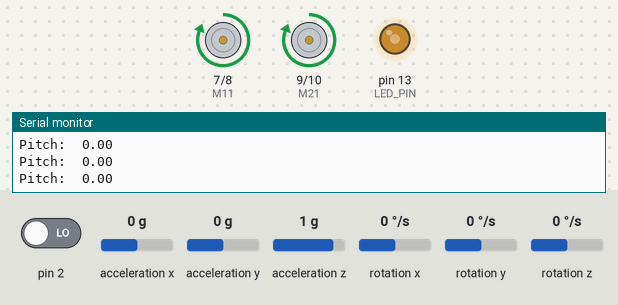
Recording of a sketch running on a simulated Arduino Uno, built with avr-gcc and run on an emulated ATmega328P. On the bench: motor-driver pin pairs drawn as motors (green arrow = first pin HIGH = forward, orange = second pin HIGH = backward, longer = more drive, scaled by the enable pin), output pins drawn as LEDs (lit = HIGH), the last lines printed to the serial monitor. Inputs (shaded band) come from the test bench; at power-on: acceleration x 0 g, acceleration z 1 g, pin 2 LOW, acceleration y 0 g, rotation x 0 °/s, rotation y 0 °/s, rotation z 0 °/s. The sensor or clock chip raises its interrupt line as the real part does.

Above: at 11.7 s.
11.8 s: acceleration x set to 0.8 g
At 12.3 s:
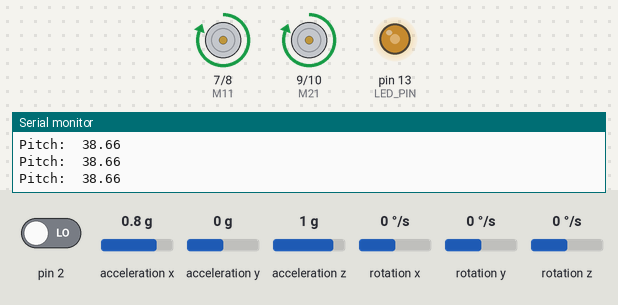
13.3 s: acceleration z set to 0.6 g
At 14.2 s:
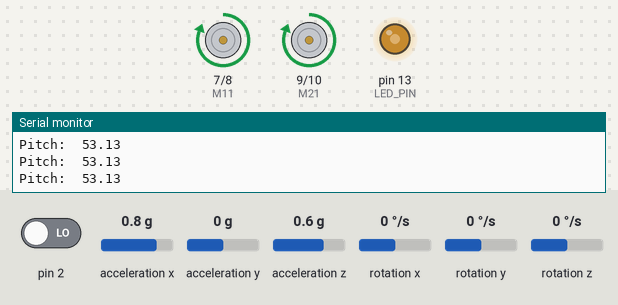
14.8 s: acceleration z set to 0 g
At 16.5 s:
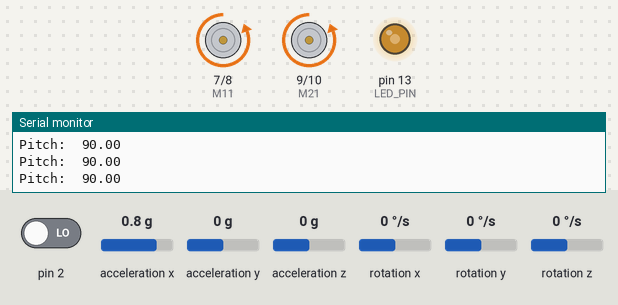
16.8 s: acceleration x set to 0.2 g
18.3 s: acceleration x set to -0.1 g
At 18.6 s:
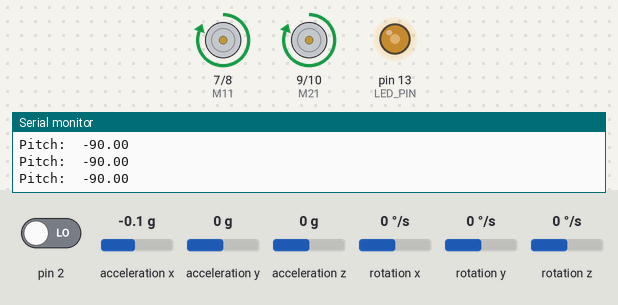
19.8 s: acceleration x set to 1.4 g
Timing chart, 0 to 22.8 s (numbered marks = the images above; inputs shaded):
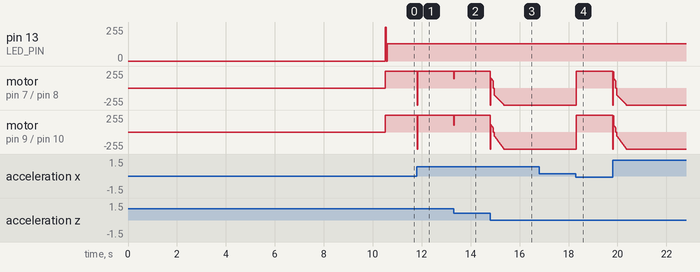

The sketch:

Self_Balancing_Robot.ino
```cpp
// ================================================================
// ===                        LIBRARIES                         ===
// ================================================================


#include "I2Cdev.h"
#include "MPU6050_6Axis_MotionApps20.h"

// Arduino Wire library is required if I2Cdev I2CDEV_ARDUINO_WIRE implementation is used in I2Cdev.h
#if I2CDEV_IMPLEMENTATION == I2CDEV_ARDUINO_WIRE
    #include "Wire.h"
#endif

#include <PID_v1.h>


// ================================================================
// ===                           DMP                            ===
// ================================================================


MPU6050 mpu;  // Default I2C address is 0x68

#define OUTPUT_READABLE_YAWPITCHROLL  // to see the yaw, pitch, roll angles (in degrees) calculated from the quaternions coming from the FIFO

#define LED_PIN 13 // (Arduino is 13, Teensy is 11, Teensy++ is 6)
bool blinkState = false;

// MPU control/status vars
bool dmpReady = false;  // set true if DMP init was successful
uint8_t mpuIntStatus;   // holds actual interrupt status byte from MPU
uint8_t devStatus;      // return status after each device operation (0 = success, !0 = error)
uint16_t packetSize;    // expected DMP packet size (default is 42 bytes)
uint16_t fifoCount;     // count of all bytes currently in FIFO
uint8_t fifoBuffer[64]; // FIFO storage buffer

// orientation/motion vars
Quaternion q;           // [w, x, y, z]         quaternion container
VectorInt16 aa;         // [x, y, z]            accel sensor measurements
VectorInt16 aaReal;     // [x, y, z]            gravity-free accel sensor measurements
VectorInt16 aaWorld;    // [x, y, z]            world-frame accel sensor measurements
VectorFloat gravity;    // [x, y, z]            gravity vector
float euler[3];         // [psi, theta, phi]    Euler angle container
float ypr[3];           // [yaw, pitch, roll]   yaw/pitch/roll container and gravity vector


// ================================================================
// ===               INTERRUPT DETECTION ROUTINE                ===
// ================================================================


volatile bool mpuInterrupt = false;     // indicates whether MPU interrupt pin has gone high
void dmpDataReady() {
    mpuInterrupt = true;
}


// ================================================================
// ===                           PID                            ===
// ================================================================


double Setpoint;
double Input;
double Output;
double Kp=10.5, Ki=70, Kd=0.35;
PID myPID(&Input, &Output, &Setpoint, Kp, Ki, Kd, DIRECT);


// ================================================================
// ===                          MOTORS                          ===
// ================================================================


#define En1 6  //Enable (PWM) pin for motor 1
#define En2 11  //Enable (PWM) pin for motor 2

#define M11 7 //Control pin 1 for motor 1
#define M12 8 //Control pin 2 for motor 1
#define M21 9 //Control pin 1 for motor 2
#define M22 10 //Control pin 2 for motor 2

int pwmM1;  //Two different PWM values take care of the offset the two motors have due to manufacturing defect
int pwmM2;


// ================================================================
// ===                      INITIAL SETUP                       ===
// ================================================================


void setup() {
    // join I2C bus (I2Cdev library doesn't do this automatically)
    #if I2CDEV_IMPLEMENTATION == I2CDEV_ARDUINO_WIRE
        Wire.begin();
        TWBR = 24; // 400kHz I2C clock (200kHz if CPU is 8MHz)
    #elif I2CDEV_IMPLEMENTATION == I2CDEV_BUILTIN_FASTWIRE
        Fastwire::setup(400, true);
    #endif

    // initialize serial communication
    Serial.begin(115200);

    // initialize device
    Serial.println(F("Initializing MPU6050..."));
    mpu.initialize();

    // verify connection
    Serial.println(F("Testing device connections..."));
    Serial.println(mpu.testConnection() ? F("MPU6050 connection successful") : F("MPU6050 connection failed"));

    // load and configure the DMP
    Serial.println(F("Initializing DMP..."));
    devStatus = mpu.dmpInitialize();

    // make sure it worked (returns 0 if so)
    if (devStatus == 0) {
        // turn on the DMP, now that it's ready
        Serial.println(F("Enabling DMP..."));
        mpu.setDMPEnabled(true);

        // enable Arduino interrupt detection
        Serial.println(F("Enabling interrupt detection (Arduino external interrupt 0)..."));
        attachInterrupt(0, dmpDataReady, RISING);
        mpuIntStatus = mpu.getIntStatus();

        // set our DMP Ready flag so the main loop() function knows it's okay to use it
        Serial.println(F("DMP ready! Waiting for first interrupt..."));
        dmpReady = true;

        // get expected DMP packet size for later comparison
        packetSize = mpu.dmpGetFIFOPacketSize();
    } else {
        // ERROR!
        // 1 = initial memory load failed
        // 2 = DMP configuration updates failed
        // (if it's going to break, usually the code will be 1)
        Serial.print(F("DMP Initialization failed (code "));
        Serial.print(devStatus);
        Serial.println(F(")"));
    }

    // Set gyro offsets here, scaled for min sensitivity
    mpu.setXGyroOffset(220);
    mpu.setYGyroOffset(76);
    mpu.setZGyroOffset(-85);
    mpu.setZAccelOffset(1688);

    // configure LED for output
    pinMode(LED_PIN, OUTPUT);

    //PID
    Setpoint=75.0;
    myPID.SetMode(AUTOMATIC);
    myPID.SetOutputLimits(-255,255);
    myPID.SetTunings(Kp, Ki, Kd);
    myPID.SetSampleTime(12.5);

    //Motors
    pinMode(En1,OUTPUT);
    pinMode(En2,OUTPUT);
    pinMode(M11,OUTPUT);
    pinMode(M12,OUTPUT);
    pinMode(M21,OUTPUT);
    pinMode(M22,OUTPUT);

    delay(10000); //delay is added in order to stabilize accelerometer readings
}


// ================================================================
// ===                    MAIN PROGRAM LOOP                     ===
// ================================================================

void loop() {
    // if programming failed, don't try to do anything
    if (!dmpReady) return;

    // wait for MPU interrupt or extra packet(s) available
    while (!mpuInterrupt && fifoCount < packetSize) {
    }

    // reset interrupt flag and get INT_STATUS byte
    mpuInterrupt = false;
    mpuIntStatus = mpu.getIntStatus();

    // get current FIFO count
    fifoCount = mpu.getFIFOCount();

    // check for overflow (this should never happen unless our code is too inefficient)
    if ((mpuIntStatus & 0x10) || fifoCount == 1024) {
        // reset so we can continue cleanly
        mpu.resetFIFO();
        Serial.println(F("FIFO overflow!"));

    // otherwise, check for DMP data ready interrupt (this should happen frequently)
    } else if (mpuIntStatus & 0x02) {
        // wait for correct available data length, should be a VERY short wait
        while (fifoCount < packetSize) fifoCount = mpu.getFIFOCount();

        // read a packet from FIFO
        mpu.getFIFOBytes(fifoBuffer, packetSize);

        // track FIFO count here in case there is > 1 packet available
        // (this lets us immediately read more without waiting for an interrupt)
        fifoCount -= packetSize;

        #ifdef OUTPUT_READABLE_YAWPITCHROLL
            // display Euler angles in degrees
            mpu.dmpGetQuaternion(&q, fifoBuffer);
            mpu.dmpGetGravity(&gravity, &q);
            mpu.dmpGetYawPitchRoll(ypr, &q, &gravity);
            double Pitch=ypr[1]*180/M_PI;
            Serial.print("Pitch:\t");
            Serial.println(Pitch);
        #endif

        // blink LED to indicate activity
        blinkState = !blinkState;
        digitalWrite(LED_PIN, blinkState);

        //PID
        Input=Pitch;
        myPID.Compute();
        //Serial.print(Input);
        //Serial.print(" ");
        //Serial.println(Output);

        //Motor Control
        if (Output>10 && Output<=255){
          pwmM1=map(Output,0,255,100,255);
          pwmM2=map(Output,0,255,50,255);

          analogWrite(En1,pwmM1);
          analogWrite(En2,pwmM2);

          digitalWrite(M11,HIGH);
          digitalWrite(M12,LOW);
          digitalWrite(M21,HIGH);
          digitalWrite(M22,LOW);
        }

        else if (Output>=-255 && Output<-10){
          pwmM1=map(abs(Output),0,255,100,255);
          pwmM2=map(abs(Output),0,255,50,255);

          analogWrite(En1,pwmM1);
          analogWrite(En2,pwmM2);

          digitalWrite(M11,LOW);
          digitalWrite(M12,HIGH);
          digitalWrite(M21,LOW);
          digitalWrite(M22,HIGH);
        }

        else{
          digitalWrite(M11,LOW);
          digitalWrite(M12,LOW);
          digitalWrite(M21,LOW);
          digitalWrite(M22,LOW);
        }

        //Serial.println(pwmM1);
        //Serial.println(pwmM2);
    }
}
```

Measured:
- the behaviour switches between 0.1 and 0 g on acceleration x (found by bisection; images 3 and 4)
- after the input at 11.8 s, motor on pin 7 (M11) / pin 8 (M12), motor on pin 9 (M21) / pin 10 (M22): forward 255/255 → backward 255/255 at once, → forward 255/255 0.02 s later
- after the input at 13.3 s, motor on pin 7 (M11) / pin 8 (M12): forward 255/255 → forward 137/255 at once, → forward 255/255 0.02 s later; motor on pin 9 (M21) / pin 10 (M22): forward 255/255 → forward 99/255 at once, → forward 255/255 0.02 s later
- after the input at 18.3 s, motor on pin 7 (M11) / pin 8 (M12), motor on pin 9 (M21) / pin 10 (M22): backward 255/255 → forward 255/255 at once
